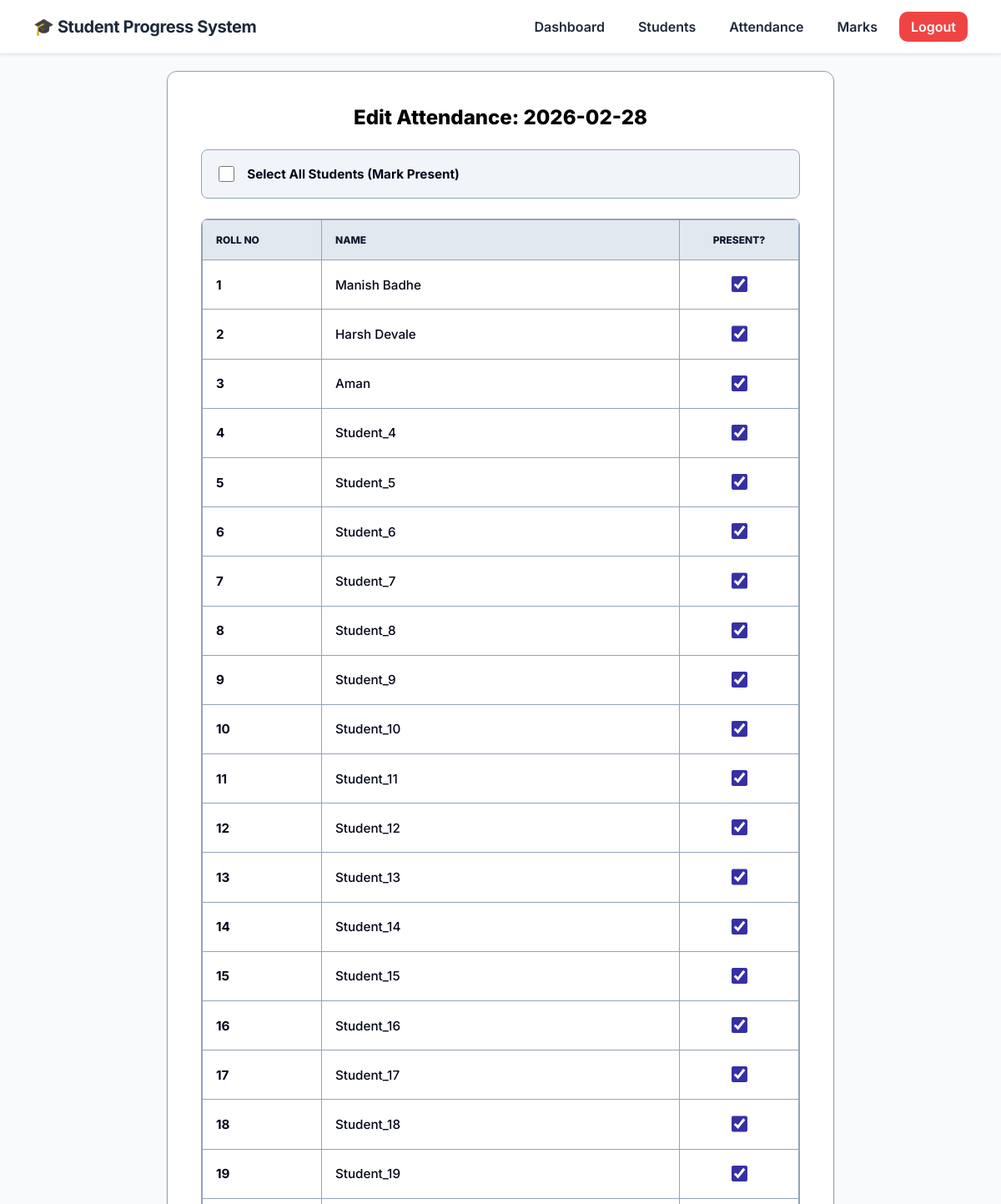
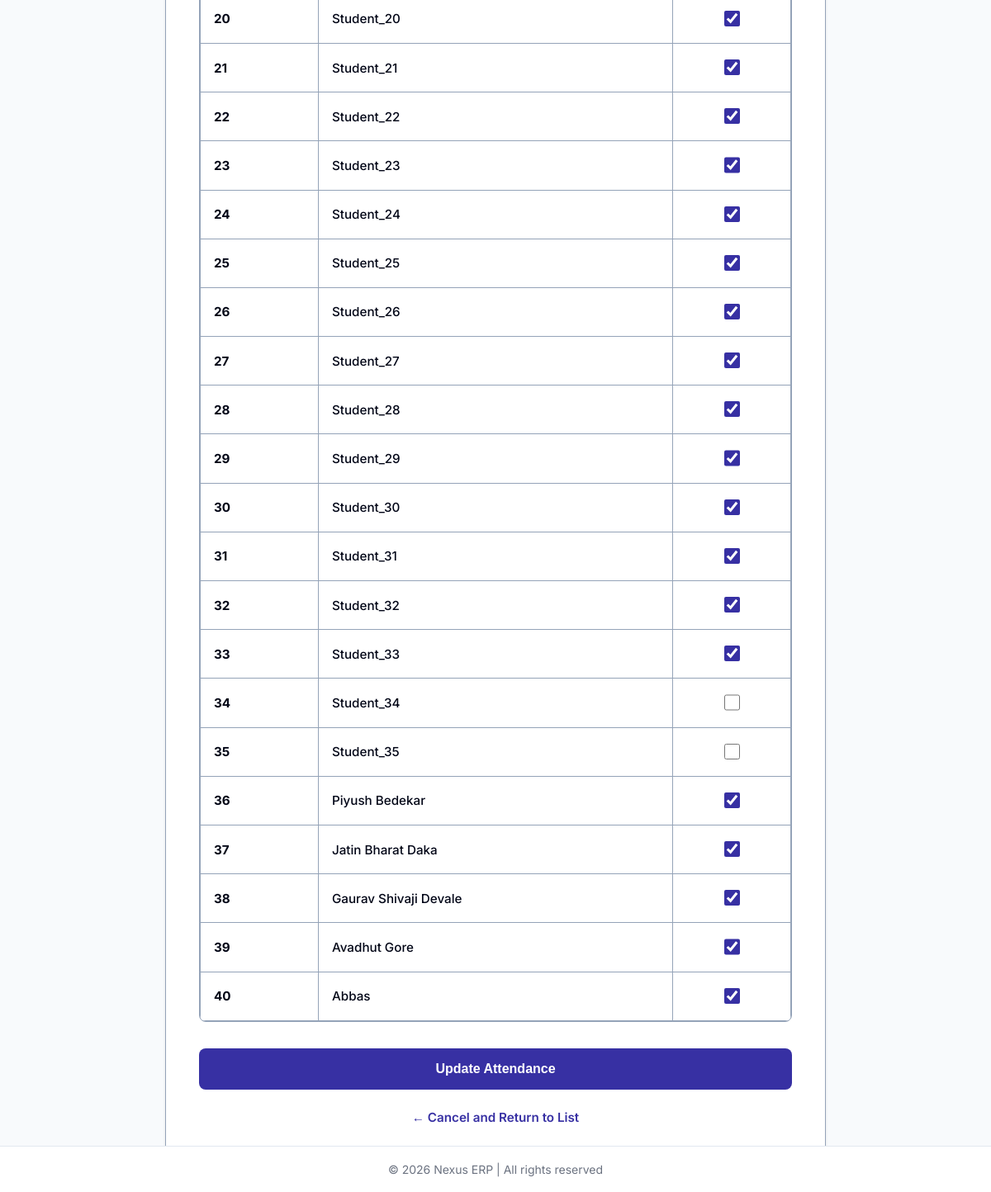
Page /edit-attendance/2026-02-28/ (signed in) on the committed database (2 pictures, top to bottom).
### spms_app/models.py (models this page shows)
class Student(models.Model):
    teacher = models.ForeignKey(Teacher, on_delete=models.CASCADE)
    name = models.CharField(max_length=100)
    roll_no = models.CharField(max_length=10)
    password = models.CharField(max_length=100)
    class Meta:
        unique_together = ('teacher', 'roll_no')

### spms_app/views.py (the view, shortened to what this page needs)
# urls.py: path('edit-attendance/<str:date>/', views.edit_attendance, name='edit_attendance'),
def edit_attendance(request, date):
    teacher_id = request.session.get('teacher_id')
    if not teacher_id:
        return redirect('teacher_login')
    teacher = Teacher.objects.get(id=teacher_id)
    students = Student.objects.filter(teacher=teacher).annotate(
        roll_int=Cast('roll_no', IntegerField())
    ).order_by('roll_int')
    records = Attendance.objects.filter(
        teacher=teacher,
        date=date
    )
    present_ids = set(records.filter(status="Present")
                      .values_list('student_id', flat=True))
    return render(request, 'edit_attendance.html', {
        'students': students,
        'date': date,
        'present_ids': present_ids
    })

### templates/edit_attendance.html (shortened to what this page needs)
<!DOCTYPE html>
<html lang="en">
<head>
</head>
<body>
{% include "navbar.html" %}
<div class="container">
    <div class="card">
        <h2>Edit Attendance: {{ date }}</h2>
        <div class="toolbar">
            <input type="checkbox" id="selectAll">
            <label for="selectAll">Select All Students (Mark Present)</label>
        </div>
        <form method="POST">
            <div class="table-container">
                <table>
                    <thead>
                        <tr>
                            <th style="width: 20%;">Roll No</th>
                            <th style="width: 60%;">Name</th>
                            <th>Present?</th>
                        </tr>
                    </thead>
                    <tbody>
                        {% for s in students %}
                        <tr>
                            <td><strong>{{ s.roll_no }}</strong></td>
                            <td>{{ s.name }}</td>
                            <td>
                                <input type="checkbox" name="present" value="{{ s.id }}"
                                {% if s.id in present_ids %} checked {% endif %}>
                            </td>
                        </tr>
                        {% endfor %}
                    </tbody>
                </table>
            </div>
            <button type="submit" class="btn-submit">Update Attendance</button>
        </form>
        <a href="/attendance/" class="back-link">
            ← Cancel and Return to List
        </a>
    </div>
</div>
{% include "footer.html" %}
</body>
</html>

### templates/edit_attendance.html (style rules this page uses)
:root { --primary: #3730a3; --primary-hover: #312e81; --bg-body: #F8FAFC; --bg-card: #FFFFFF; --text-main: #020617; --text-secondary: #334155; --border-color: #94a3b8; --radius: 12px; --shadow-sm: 0 1px 3px rgba(0,0,0,0.1); }
* { box-sizing: border-box; }
body { font-family: 'Inter', sans-serif; background-color: var(--bg-body); color: var(--text-main); margin: 0; padding-top: 90px; padding-bottom: 40px; min-height: 100vh; display: flex; flex-direction: column; }
.container { width: 90%; max-width: 800px; margin: 0 auto; flex: 1; }
.card { background: var(--bg-card); padding: 2.5rem; border-radius: var(--radius); box-shadow: var(--shadow-sm); border: 1px solid var(--border-color); }
h2 { margin-top: 0; margin-bottom: 1.5rem; font-size: 1.5rem; font-weight: 800; color: #000000; text-align: center; }
.toolbar { background-color: #f1f5f9; padding: 1rem; border-radius: 8px; margin-bottom: 1.5rem; border: 1px solid var(--border-color); display: flex; align-items: center; gap: 0.75rem; }
.toolbar label { font-weight: 700; color: var(--text-main); cursor: pointer; font-size: 0.95rem; }
input[type="checkbox"] { width: 1.2rem; height: 1.2rem; cursor: pointer; accent-color: var(--primary); }
.table-container { overflow-x: auto; border: 1px solid var(--border-color); border-radius: 8px; margin-bottom: 2rem; }
table { width: 100%; border-collapse: collapse; font-size: 0.95rem; }
th { background-color: #e2e8f0; color: #0f172a; font-weight: 800; text-transform: uppercase; font-size: 0.75rem; padding: 1rem; text-align: left; border: 1px solid var(--border-color); }
td { padding: 1rem; border: 1px solid var(--border-color); color: var(--text-main); vertical-align: middle; font-weight: 500; }
th:last-child, td:last-child { text-align: center; width: 120px; }
.btn-submit { display: block; width: 100%; background-color: var(--primary); color: white; padding: 1rem; border: none; border-radius: 8px; font-weight: 700; font-size: 1rem; cursor: pointer; transition: background-color 0.2s; }
.back-link { display: flex; align-items: center; justify-content: center; margin-top: 1.5rem; text-decoration: none; color: var(--primary); font-weight: 600; font-size: 0.95rem; transition: all 0.2s; }

### templates/navbar.html (style rules this page uses)
body { margin: 0; padding-top: 85px; font-family: 'Inter', 'Segoe UI', Arial, sans-serif; }

### rows in the picture
Student: roll_no "1", name "Manish Badhe", present "☑"
Student: roll_no "2", name "Harsh Devale", present "☑"
Student: roll_no "3", name "Aman", present "☑"
Student: roll_no "4", name "Student_4", present "☑"
Student: roll_no "5", name "Student_5", present "☑"
Student: roll_no "6", name "Student_6", present "☑"
Student: roll_no "7", name "Student_7", present "☑"
Student: roll_no "8", name "Student_8", present "☑"
Student: roll_no "9", name "Student_9", present "☑"
Student: roll_no "10", name "Student_10", present "☑"
Student: roll_no "11", name "Student_11", present "☑"
Student: roll_no "12", name "Student_12", present "☑"
Student: roll_no "13", name "Student_13", present "☑"
Student: roll_no "14", name "Student_14", present "☑"
Student: roll_no "15", name "Student_15", present "☑"
Student: roll_no "16", name "Student_16", present "☑"
Student: roll_no "17", name "Student_17", present "☑"
Student: roll_no "18", name "Student_18", present "☑"
Student: roll_no "19", name "Student_19", present "☑"
Student: roll_no "20", name "Student_20", present "☑"
Student: roll_no "21", name "Student_21", present "☑"
Student: roll_no "22", name "Student_22", present "☑"
Student: roll_no "23", name "Student_23", present "☑"
Student: roll_no "24", name "Student_24", present "☑"
Student: roll_no "25", name "Student_25", present "☑"
Student: roll_no "26", name "Student_26", present "☑"
Student: roll_no "27", name "Student_27", present "☑"
Student: roll_no "28", name "Student_28", present "☑"
Student: roll_no "29", name "Student_29", present "☑"
Student: roll_no "30", name "Student_30", present "☑"
Student: roll_no "31", name "Student_31", present "☑"
Student: roll_no "32", name "Student_32", present "☑"
Student: roll_no "33", name "Student_33", present "☑"
Student: roll_no "34", name "Student_34"
Student: roll_no "35", name "Student_35"
Student: roll_no "36", name "Piyush Bedekar", present "☑"
Student: roll_no "37", name "Jatin Bharat Daka", present "☑"
Student: roll_no "38", name "Gaurav Shivaji Devale", present "☑"
Student: roll_no "39", name "Avadhut Gore", present "☑"
Student: roll_no "40", name "Abbas", present "☑"

### other values in the picture
{{ date }} "2026-02-28"
